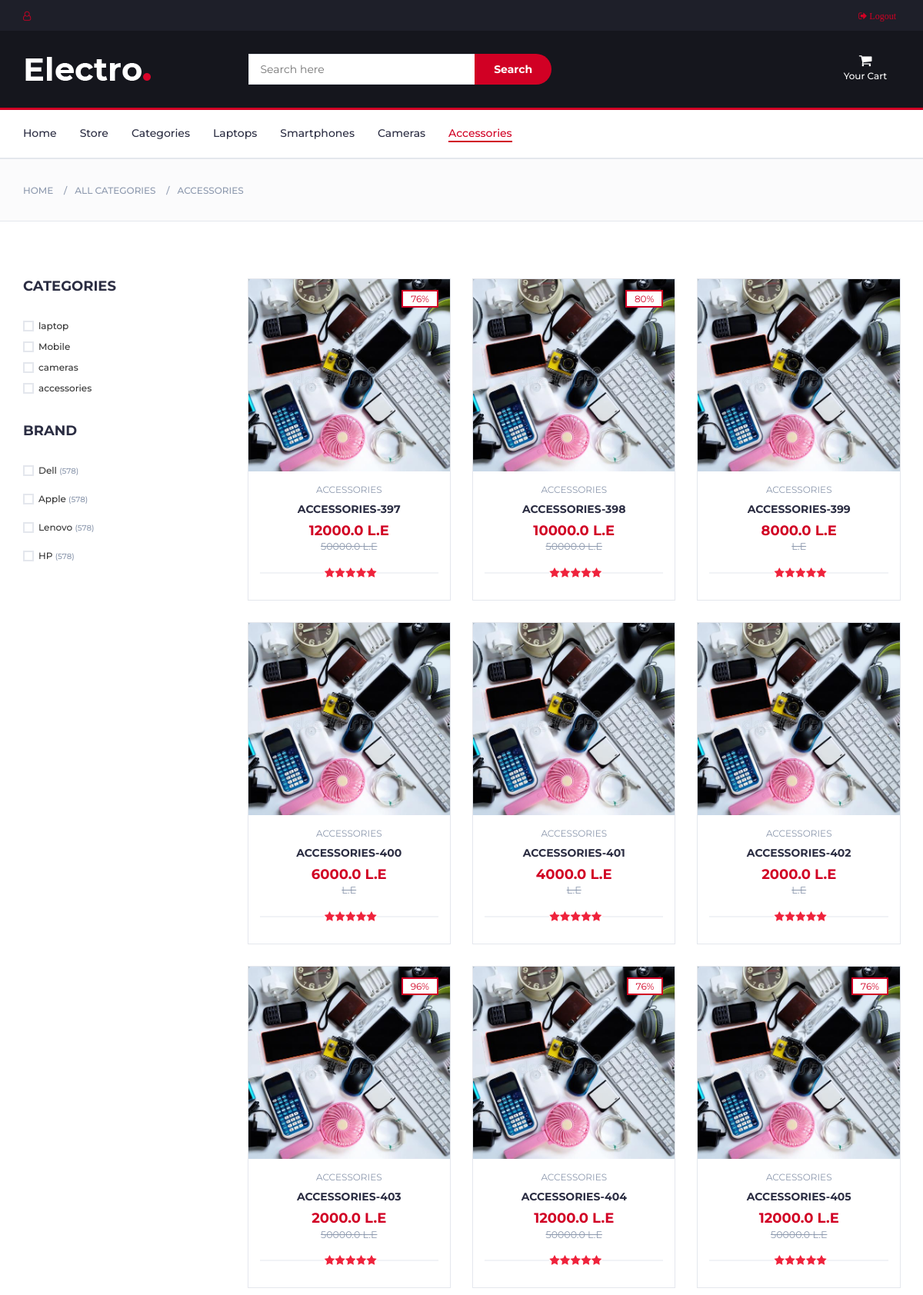
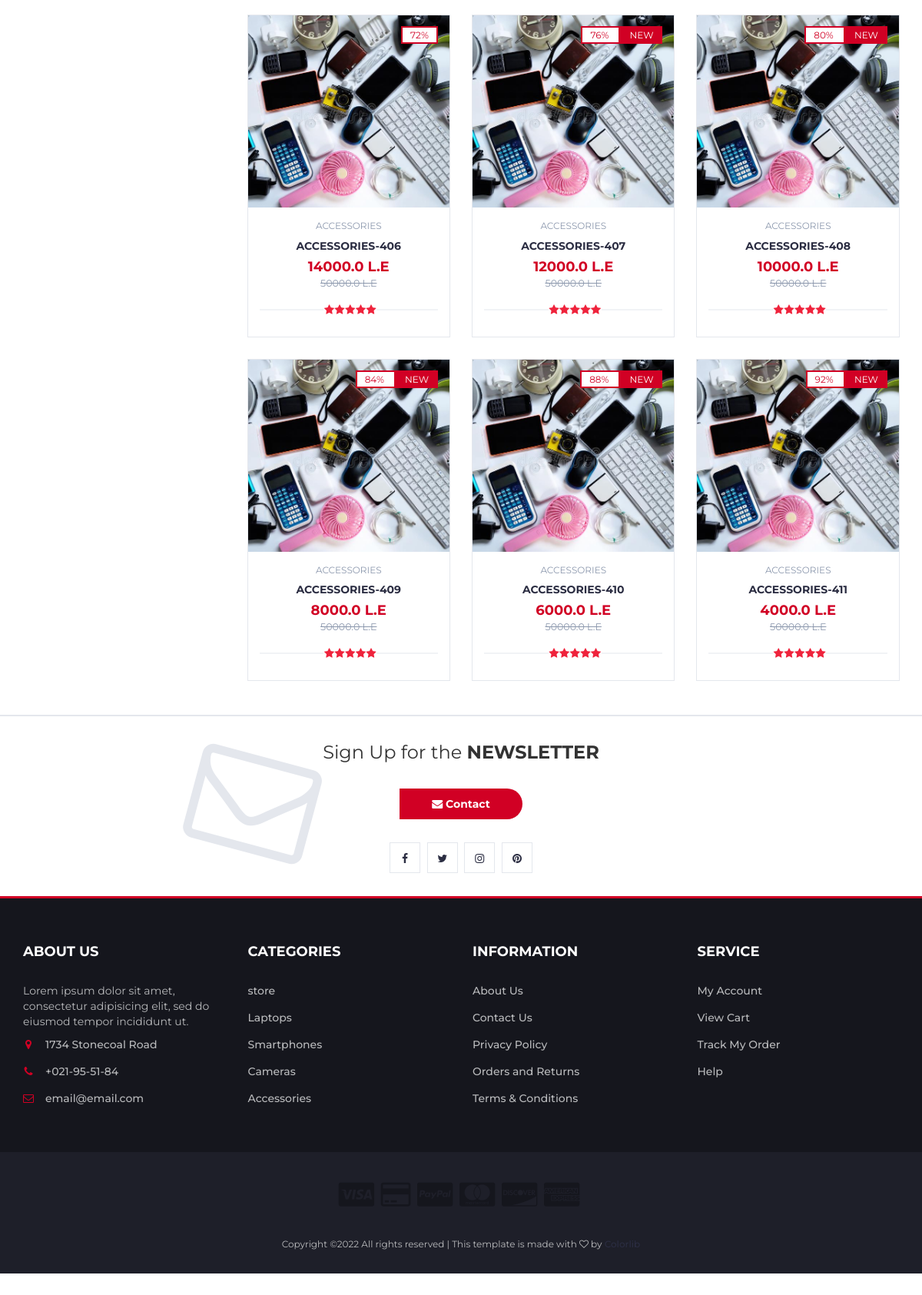
Page /accessories on the committed database (2 pictures, top to bottom).
### categories_and_products/models.py (models this page shows, shortened)
class Category(models.Model):
    name = models.CharField(max_length=250, blank=True)
    slug = models.SlugField(unique=True, db_index=True)
    image = models.ImageField(upload_to="categories", blank=True)
    brand = models.CharField(max_length=250, blank=True)
    description = models.TextField(blank=True)
    featured = models.BooleanField(default=False)
    active = models.BooleanField(default=True)
    created = models.DateTimeField(auto_now_add=True)
    def __str__(self):
        return self.name
    class Meta:
        verbose_name_plural = "Categories"

class Product(models.Model):
    name = models.CharField(max_length=250, blank=True)
    slug = models.SlugField(unique=True, db_index=True,)
    image = models.ImageField(upload_to="products", blank=True)
    brand = models.CharField(max_length=250, blank=True)
    description = models.TextField(blank=True)
    price = models.FloatField(default=0)
    category = models.ForeignKey(Category, on_delete=models.CASCADE)
    oldPrice = models.FloatField(blank=True, null=True,default=0)
    offerPercentage = models.FloatField(blank=True, null=True,)
    active = models.BooleanField(default=True)
    TopSelling = models.BooleanField(default=False)
    NewProducts = models.BooleanField(default=False)
    created = models.DateTimeField(auto_now_add=True)
    stock = models.IntegerField()
    def get_absolute_url(self):
        return reverse("productDetails", args=[self.slug])
    def discountpercentage(self):
        if self.oldPrice :
            discountAmount = self.oldPrice - self.price
            self.offPercentage = (discountAmount/self.oldPrice) * 100
            return (int(self.offPercentage))
        else:
            pass
    offerPercentage = property(discountpercentage)

### categories_and_products/views.py (the view)
# urls.py: path('accessories', views.accessories, name='accessories'),
def accessories(request):
    products = Product.objects.filter(active=True,category__name='accessories')
    categories = Category.objects.filter(active=True)
    context = {
            "products": products,
            "categories": categories,
    }
    return render(request,'accessories.html', context)

### categories_and_products/templates/accessories.html (shortened to what this page needs)
{% extends 'base.html' %}
{% load static %}
{% block content %}
<nav id="navigation">
			<div class="container">
				<div id="responsive-nav">
					<ul class="main-nav nav navbar-nav">
						<li><a href="/">Home</a></li>
						<li><a href="store">Store</a></li>
						<li><a href="category">Categories</a></li>
						<li ><a href="laptops">Laptops</a></li>
						<li><a href="smartphones">Smartphones</a></li>
						<li><a href="cameras">Cameras</a></li>
						<li  class="active"><a href="#">Accessories</a></li>
					</ul>
				</div>
			</div>
		</nav>
<div id="breadcrumb" class="section">
			<div class="container">
				<div class="row">
					<div class="col-md-12">
						<ul class="breadcrumb-tree">
							<li><a href="#">Home</a></li>
							<li><a href="#">All Categories</a></li>
							<li><a href="active">Accessories</a></li>
						</ul>
					</div>
				</div>
			</div>
		</div>
		<div class="section">
			<div class="container">
				<div class="row">
					<div id="aside" class="col-md-3">
						<div class="aside">
							<h3 class="aside-title">Categories</h3>
							{% for categories in categories %}
							<div class="checkbox-filter">
								<div class="input-checkbox">
									<label for="{{categories.name}}" >
										<span></span>
										{{categories.name}}
									</label>
								</div>
							</div>
							{% endfor %}
						</div>
						<div class="aside">
							<h3 class="aside-title">Brand</h3>
							<div class="checkbox-filter">
								{% for categories in categories %}
								<div class="input-checkbox">
									<label for="brand-1">
										<span></span>
										{{categories.brand}}
										<small>(578)</small>
									</label>
								</div>
								{% endfor %}
							</div>
						</div>
					</div>
					<div id="store" class="col-md-9">
						<div class="row">
                        {% for products in products  %}
							<div class="col-md-4 col-xs-6">
								<div class="product">
									<div class="product-img">
									<div style = "background-image:url('{{products.image.url}}')" class = "product-image-container"> </div>
										<div class="product-label">
											{% if products.offerPercentage != None %}
											<span class="sale">
											{{products.offerPercentage}}%
											</span>
											{% endif %}
											{% if products.NewProducts == True %}
											<span class="new">NEW</span>
											{% endif %}
										</div>
									</div>
									<div class="product-body">
										<p class="product-category">{{products.category}}</p>
										<h3 class="product-name"><a href="{{products.get_absolute_url}}">{{products.name}}</a></h3>
										{% if  products.oldPrice == None or products.oldPrice == 0 %}
										<h4 class="product-price">{{products.price}}</h4>
										{% else %}
										<h4 class="product-price">{{products.price}} L.E <br><del class="product-old-price">{{products.oldPrice}} L.E</del></h4>
										{% endif %}
										<div class="product-rating">
											<i class="fa fa-star"></i>
											<i class="fa fa-star"></i>
											<i class="fa fa-star"></i>
											<i class="fa fa-star"></i>
											<i class="fa fa-star"></i>
										</div>
									</div>
									<div class="add-to-cart">
										<a href = "{{products.get_absolute_url}}"/>
										<button action="{{products.get_absolute_url}}" class="add-to-cart-btn"> View Product</button>
									</div>
								</div>
							</div>
                        {% endfor %}
					</div>
				</div>
			</div>
		</div>
{% endblock %}

### rows in the picture
Category: name "laptop", brand "Dell"
Category: name "Mobile", brand "Apple"
Category: name "cameras", brand "Lenovo"
Category: name "accessories", brand "HP"
Product: image (picture), offerPercentage "76", category "ACCESSORIES", name "ACCESSORIES-397", price "12000.0", oldPrice "50000.0"
Product: image (picture), offerPercentage "80", category "ACCESSORIES", name "ACCESSORIES-398", price "10000.0", oldPrice "50000.0"
Product: image (picture), category "ACCESSORIES", name "ACCESSORIES-399", price "8000.0"
Product: image (picture), category "ACCESSORIES", name "ACCESSORIES-400", price "6000.0"
Product: image (picture), category "ACCESSORIES", name "ACCESSORIES-401", price "4000.0"
Product: image (picture), category "ACCESSORIES", name "ACCESSORIES-402", price "2000.0"
Product: image (picture), offerPercentage "96", category "ACCESSORIES", name "ACCESSORIES-403", price "2000.0", oldPrice "50000.0"
Product: image (picture), offerPercentage "76", category "ACCESSORIES", name "ACCESSORIES-404", price "12000.0", oldPrice "50000.0"
Product: image (picture), offerPercentage "76", category "ACCESSORIES", name "ACCESSORIES-405", price "12000.0", oldPrice "50000.0"
Product: image (picture), offerPercentage "72", category "ACCESSORIES", name "ACCESSORIES-406", price "14000.0", oldPrice "50000.0"
Product: image (picture), offerPercentage "76", NewProducts "NEW", category "ACCESSORIES", name "ACCESSORIES-407", price "12000.0", oldPrice "50000.0"
Product: image (picture), offerPercentage "80", NewProducts "NEW", category "ACCESSORIES", name "ACCESSORIES-408", price "10000.0", oldPrice "50000.0"
Product: image (picture), offerPercentage "84", NewProducts "NEW", category "ACCESSORIES", name "ACCESSORIES-409", price "8000.0", oldPrice "50000.0"
Product: image (picture), offerPercentage "88", NewProducts "NEW", category "ACCESSORIES", name "ACCESSORIES-410", price "6000.0", oldPrice "50000.0"
Product: image (picture), offerPercentage "92", NewProducts "NEW", category "ACCESSORIES", name "ACCESSORIES-411", price "4000.0", oldPrice "50000.0"
